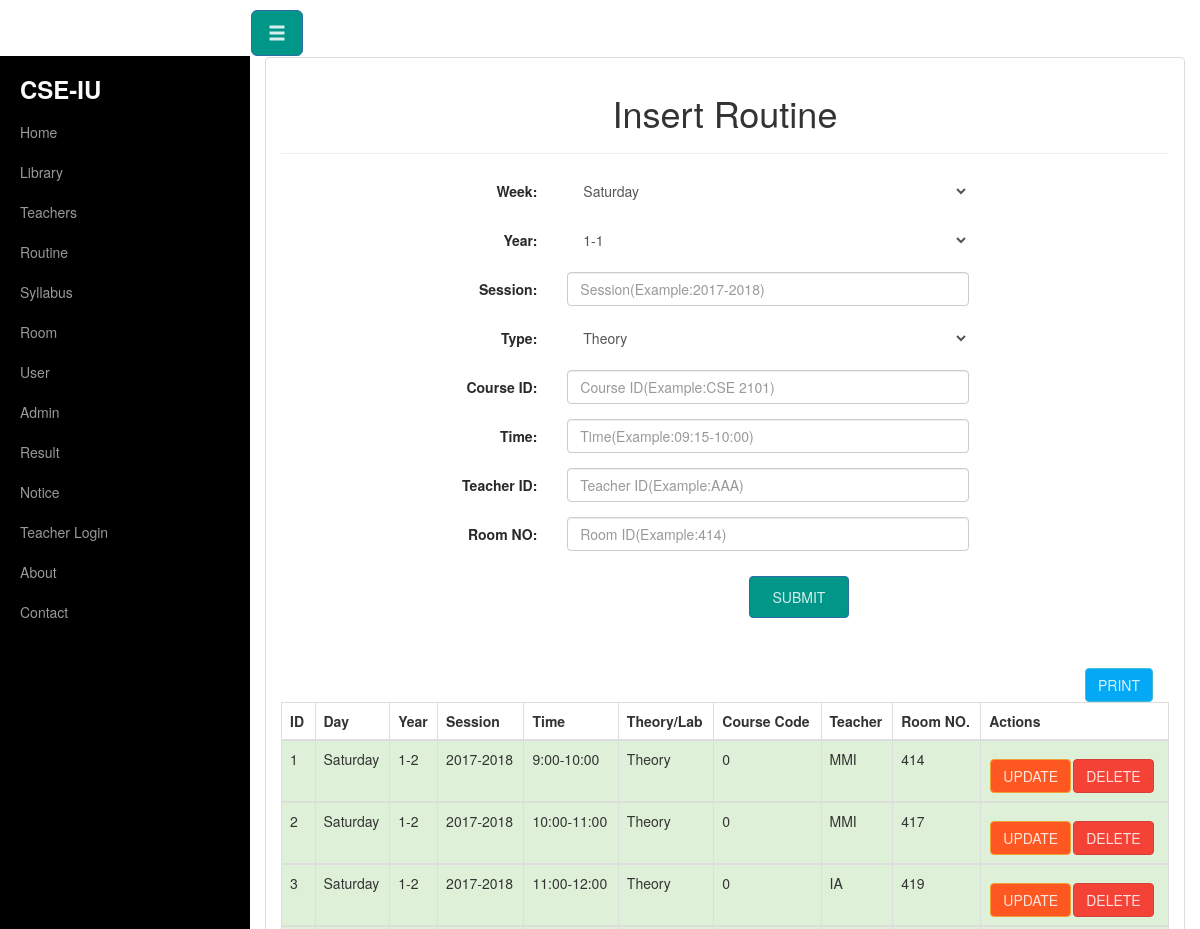
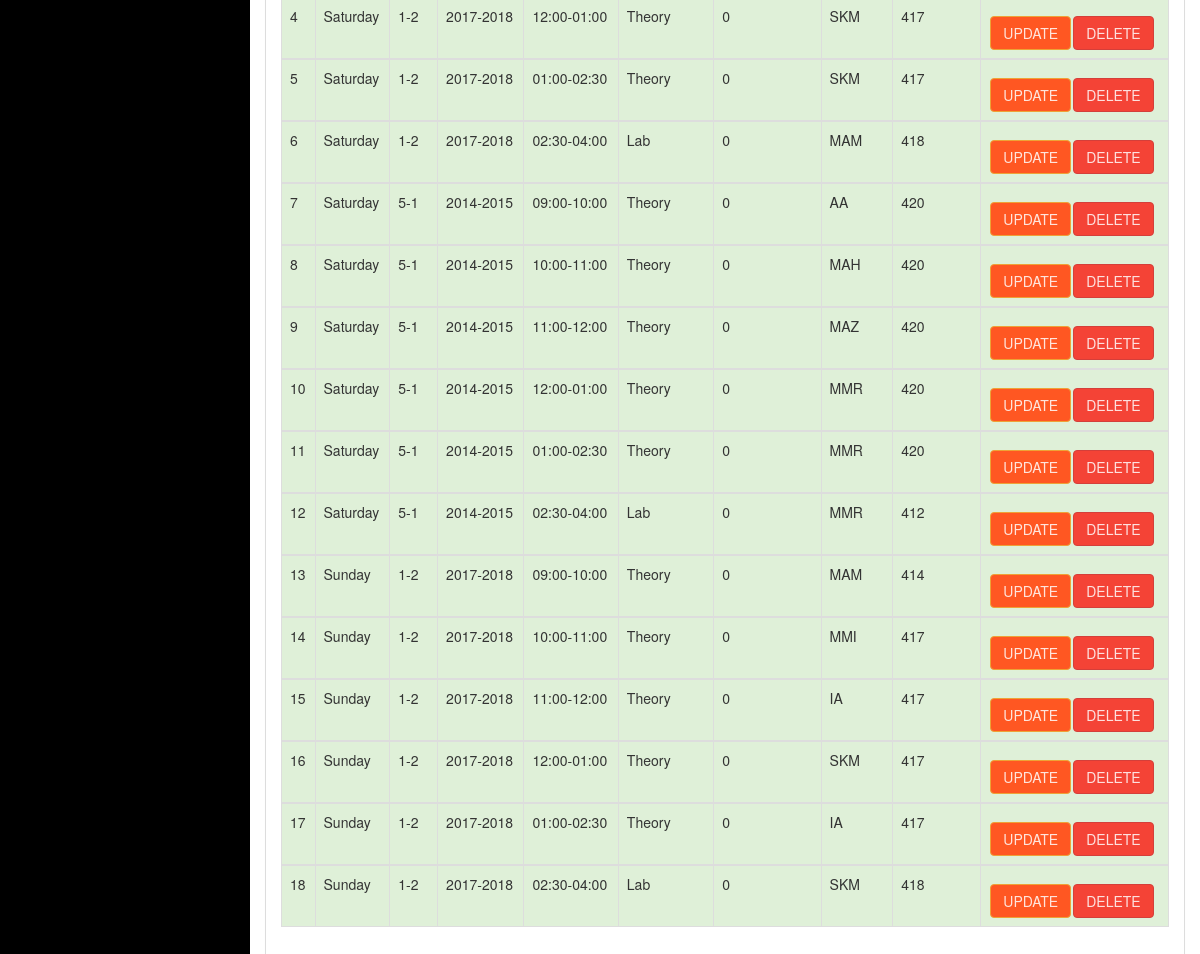
/routine_insert.php, run on the app's committed database (2 pictures, top to bottom).
### tables this page shows
CREATE TABLE IF NOT EXISTS `routine` (
  `r_id` int(11) NOT NULL AUTO_INCREMENT,
  `week` text NOT NULL,
  `year` varchar(20) NOT NULL,
  `session` varchar(20) NOT NULL,
  `type` text NOT NULL,
  `course_code` int(11) NOT NULL,
  `time` text NOT NULL,
  `teacher_id` text NOT NULL,
  `room_no` int(11) NOT NULL,
  PRIMARY KEY (`r_id`)
);

### routine_insert.php (the view, shortened to what this page needs)
<?php include("header.php");?>
<?php include('db_con.php');?>
<div class="container-fluid">
    <div class="row" id="wrapper">
    <?php require_once'menubar.php';?>
    <div class="col-sm-12">
        <div class="panel panel-default">
        <div class="panel-body">
<center><h1>Insert Routine</h1></center>
<hr>
<div class="col-sm-10 col-sm-offset-2">
<form action="routine_insert.php" method="post" class="form-horizontal" role="form">
<div class="form-group">
    <label class="col-sm-2 control-label">Week:</label>
    <div class="col-sm-7">
    <select class="form-control" name="week">
        <option value="Saturday">Saturday</option>
    </select>
    </div>
</div>
<div class="form-group">
    <label class="col-sm-2 control-label">Year:</label>
    <div class="col-sm-7">
    <select class="form-control" name="year">
        <option value="1-1">1-1</option>
    </select>
    </div>
</div>
<div class="form-group">
    <label for="session" class="col-sm-2 control-label">Session:</label>
    <div class="col-sm-7">
    <input type="text" class="form-control" name="session" placeholder="Session(Example:2017-2018)">
    </div>
</div>
<div class="form-group">
    <label class="col-sm-2 control-label">Type:</label>
    <div class="col-sm-7">
    <select class="form-control" name="type">
        <option value="Theory">Theory</option>
    </select>
    </div>
</div>
<div class="form-group">
    <label for="session" class="col-sm-2 control-label">Course ID:</label>
    <div class="col-sm-7">
    <input type="text" class="form-control" name="course_code" placeholder="Course ID(Example:CSE 2101)">
    </div>
</div>
<div class="form-group">
    <label for="session" class="col-sm-2 control-label">Time:</label>
    <div class="col-sm-7">
    <input type="text" class="form-control" name="time" placeholder="Time(Example:09:15-10:00)">
    </div>
</div>
<div class="form-group">
    <label for="session" class="col-sm-2 control-label">Teacher ID:</label>
    <div class="col-sm-7">
    <input type="text" class="form-control" name="teacher_id" placeholder="Teacher ID(Example:AAA)">
    </div>
</div>
<div class="form-group">
    <label for="session" class="col-sm-2 control-label">Room NO:</label>
    <div class="col-sm-7">
    <input type="text" class="form-control" name="room_no" placeholder="Room ID(Example:414)">
    </div>
</div>
    <center><input type="submit" name="submit" value="Submit" class="btn btn-primary" style="padding: 10px; width: 100px;"></center>
    <br>
    <br>
</form>
</div>
<?php
      echo "<div class='col-sm-12'>";
      echo "<a href='javascript:Clickheretoprint()' class='btn btn-info' style='float:right;'>Print</a>";
      echo "</div>";
      echo "<div id='print_content'>";
      echo "<table class='table table-bordered'>";
      echo "<thead>";
      echo "<tr>";
      echo "<th>ID</th>";
      echo "<th>Day</th>";
      echo "<th>Year</th>";
      echo "<th>Session</th>";
      echo "<th>Time</th>";
      echo "<th>Theory/Lab</th>";
      echo "<th>Course Code</th>";
      echo "<th>Teacher</th>";
      echo "<th>Room NO.</th>";
      echo "<th>Actions</th>";
      echo "</tr>";
      echo "</thead>";
    $other=mysqli_query($conn,"SELECT * FROM routine");
    while ($filter=mysqli_fetch_array($other)) {
      echo "<tbody>";
      echo "<tr class='success'>";
      echo "<td>".$filter['r_id']."</td>";
      echo "<td>".$filter['week']."</td>";
      echo "<td>".$filter['year']."</td>";
      echo "<td>".$filter['session']."</td>";
      echo "<td>".$filter['time']."</td>";
      echo "<td>".$filter['type']."</td>";
      echo "<td>".$filter['course_code']."</td>";
      echo "<td>".$filter['teacher_id']."</td>";
      echo "<td>".$filter['room_no']."</td>";
      echo '<td><a href="routine_update.php?id=' . $filter['r_id'] . '"><b class="btn btn-warning">Update</b></a>' ;
      echo '<a href="routine_delete.php?id=' . $filter['r_id'] . '" onclick=\'return confirm("Are you sure you want to delete this record?")\'><b class="btn btn-danger">Delete</b></a></td>' ;
      echo "</tr>";
      echo "</tbody>";
}
      echo "</table>";
      echo "</div>";
?>
 </div>
 </div>
 </div>
 </div>
 </div>

### css/style.css (style rules this page uses)
* { box-sizing:border-box; }
#wrapper { padding-left: 0; -webkit-transition: all 0.5s ease; -moz-transition: all 0.5s ease; -o-transition: all 0.5s ease; transition: all 0.5s ease; }
@media (min-width:768px) { #wrapper { padding-left: 250px; } }

### data on the page
routine: r_id "1", week "Saturday", year "1-2", session "2017-2018", time "9:00-10:00", type "Theory", course_code "0", teacher "MMI", room_no "414"
routine: r_id "2", week "Saturday", year "1-2", session "2017-2018", time "10:00-11:00", type "Theory", course_code "0", teacher "MMI", room_no "417"
routine: r_id "3", week "Saturday", year "1-2", session "2017-2018", time "11:00-12:00", type "Theory", course_code "0", teacher "IA", room_no "419"
routine: r_id "4", week "Saturday", year "1-2", session "2017-2018", time "12:00-01:00", type "Theory", course_code "0", teacher "SKM", room_no "417"
routine: r_id "5", week "Saturday", year "1-2", session "2017-2018", time "01:00-02:30", type "Theory", course_code "0", teacher "SKM", room_no "417"
routine: r_id "6", week "Saturday", year "1-2", session "2017-2018", time "02:30-04:00", type "Lab", course_code "0", teacher "MAM", room_no "418"
routine: r_id "7", week "Saturday", year "5-1", session "2014-2015", time "09:00-10:00", type "Theory", course_code "0", teacher "AA", room_no "420"
routine: r_id "8", week "Saturday", year "5-1", session "2014-2015", time "10:00-11:00", type "Theory", course_code "0", teacher "MAH", room_no "420"
routine: r_id "9", week "Saturday", year "5-1", session "2014-2015", time "11:00-12:00", type "Theory", course_code "0", teacher "MAZ", room_no "420"
routine: r_id "10", week "Saturday", year "5-1", session "2014-2015", time "12:00-01:00", type "Theory", course_code "0", teacher "MMR", room_no "420"
routine: r_id "11", week "Saturday", year "5-1", session "2014-2015", time "01:00-02:30", type "Theory", course_code "0", teacher "MMR", room_no "420"
routine: r_id "12", week "Saturday", year "5-1", session "2014-2015", time "02:30-04:00", type "Lab", course_code "0", teacher "MMR", room_no "412"
routine: r_id "13", week "Sunday", year "1-2", session "2017-2018", time "09:00-10:00", type "Theory", course_code "0", teacher "MAM", room_no "414"
routine: r_id "14", week "Sunday", year "1-2", session "2017-2018", time "10:00-11:00", type "Theory", course_code "0", teacher "MMI", room_no "417"
routine: r_id "15", week "Sunday", year "1-2", session "2017-2018", time "11:00-12:00", type "Theory", course_code "0", teacher "IA", room_no "417"
routine: r_id "16", week "Sunday", year "1-2", session "2017-2018", time "12:00-01:00", type "Theory", course_code "0", teacher "SKM", room_no "417"
routine: r_id "17", week "Sunday", year "1-2", session "2017-2018", time "01:00-02:30", type "Theory", course_code "0", teacher "IA", room_no "417"
routine: r_id "18", week "Sunday", year "1-2", session "2017-2018", time "02:30-04:00", type "Lab", course_code "0", teacher "SKM", room_no "418"
